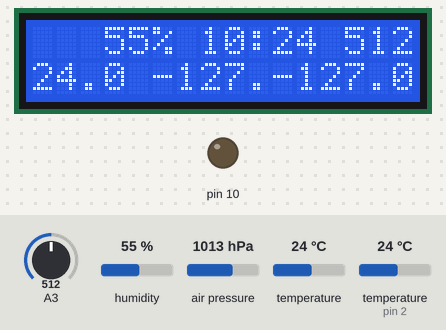
Bench run of a sketch on a simulated Arduino Uno, built with avr-gcc and run on an emulated ATmega328P. Parts: 16×2 character LCD, output pins drawn as LEDs (lit = HIGH). The test bench sets the inputs (shaded band); at power-on: A3 = 512, humidity 55 %, air pressure 1013 hPa, temperature 24 °C, temperature (sensor on pin 2) 24 °C. The local clock reads 2024-03-15 10:24:30 at power-on unless the sketch sets it; storage starts empty; what the sketch prints to the serial monitor is not drawn.

Above: at 1.0 s.
At 31.84 s:
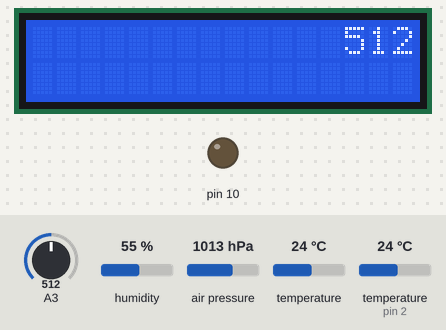
At 62.8 s:
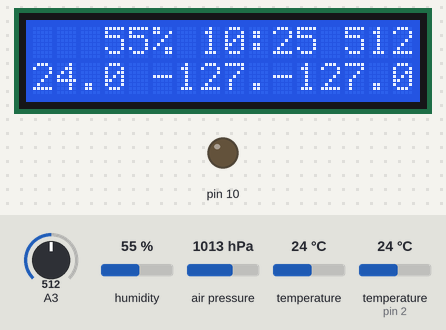
At 93.7 s:
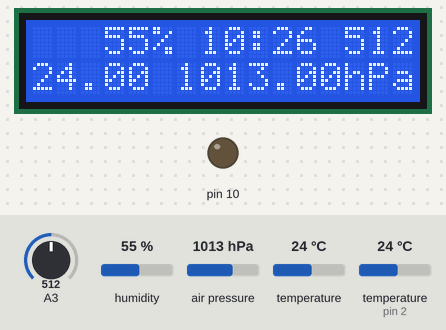
At 124.6 s:
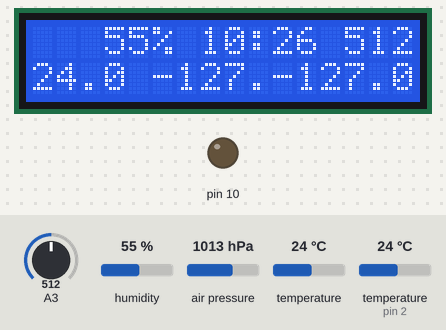

The sketch:

Wetterstation.ino
```cpp
#include <OneWire.h>
#include <DallasTemperature.h> //Install Manager: DS18B20 DallasTemperature
#include <virtuabotixRTC.h> //https://github.com/chrisfryer78/ArduinoRTClibrary
#include <LiquidCrystal_I2C.h>//https://github.com/fdebrabander/Arduino-LiquidCrystal-I2C-library
#include <Adafruit_BME280.h> //Install Manager: bme280
#include <Time.h>
#include <Wire.h>
#include <SPI.h>
#include <SD.h>

LiquidCrystal_I2C lcd(0x3F, 16, 2); //I2C address 0x3F or 0x27 - 16 characters in 2 lines
OneWire oneWire(2);// Pin 2 temp sensors
DallasTemperature sensors(&oneWire);
virtuabotixRTC myRTC(6, 7, 8);

Adafruit_BME280 bme;
int tempSensorAmount = 3;
boolean mode = true; // to change the LCD preview

void setup(void) {
  Serial.begin(9600);

  pinMode(SS, OUTPUT);

  sensors.begin();
  sensors.setResolution(12);

  if (!bme.begin(0x76, &Wire)) { //I2C address 0x76 or 0x77
    Serial.println(F("BME280 sensor not found, wrong address?"));
    while (true);
  }

  lcd.begin(); //LCD starting...

  lcd.setCursor(0,0);
  Serial.print(F("Init SD card..."));
  if (!SD.begin(4)) {// SD Shield Pin 4 in use
    Serial.println(F("Card failed, or not present"));
    lcd.print(F("Er"));
    while(1) {};
  }
  Serial.println(F("SD initialized."));
  lcd.setCursor(0,0);
  lcd.print("0K");
  Serial.println(F("SD Card OK."));

  File dataFile = SD.open("datalog.txt", FILE_WRITE);
  if (dataFile) {//if data exists:
      dataFile.println(F("Time,Temp1,Temp2,Temp3,WaterLevel,Temp4,Humidity,Pressure"));
      dataFile.close();
  }
  //seconds, minutes, hours, day of the week, day of the month, month, year
  //smyRTC.setDS1302Time(0, 56, 17, 3, 19, 1, 2022);
}

void loop(void) {
  String dataString = "";

  lcd.setCursor(0,1);
  lcd.print("                ");
  lcd.setCursor(0,0);
  lcd.print("                ");

  sensors.requestTemperatures(); // load temperature
  for(int x=0;x < tempSensorAmount; x++) {
    float temp = sensors.getTempCByIndex(x);
    Serial.println("Temp " + String(x+1) + ": " + temp);
    if(mode){
      lcd.setCursor(0+x*5,1);
      lcd.print(temp,1);
    }
    dataString += String(temp) + ",";
  }

  int waterLevel = analogRead(3);
  Serial.println("Water-Level: " + String(waterLevel));
  lcd.setCursor(13,0);
  lcd.print(waterLevel);

  float temperature = bme.readTemperature();
  float hum = bme.readHumidity();
  float pressure = bme.readPressure()/100;  // Pa --> hPa
  Serial.println("Humidity: " + String(hum)+ " Temperature: " + String(temperature) + " Pressure: " + String(pressure));
  lcd.setCursor(3,0);
  lcd.print(String(round(hum))+"%");
  if(!mode){
    lcd.setCursor(0,1);
    lcd.print(String(temperature)+ " " + pressure + "hPa");
  }

  lcd.setCursor(7,0);
  myRTC.updateTime();
  lcd.print(String(myRTC.hours) + ":" + String(myRTC.minutes));
  Serial.print(String(myRTC.hours) + ":" + String(myRTC.minutes));
  WriteText(Time() + "," + dataString + waterLevel + "," + temperature + "," + hum + "," + pressure);
  Serial.println(" ");
  mode=!mode;
  delay(30000);
}

void WriteText(String txt){
  File myFile = SD.open("datalog.txt", FILE_WRITE);
  if (myFile) {
    myFile.println(txt);
    myFile.close();
  } else {Serial.println(F("error opening datalog.txt"));}//error can't open datalog.txt
}

String Time(){
  myRTC.updateTime();
  return String(myRTC.dayofmonth) + "/" + String(myRTC.month) + "/" + String(myRTC.year) + " " + String(myRTC.hours) + ":" + String(myRTC.minutes) + ":" + String(myRTC.seconds);
}
```

Measured:
- what the display in image 0 shows lasts 30.0 s, from 1.0 s to 31.0 s
